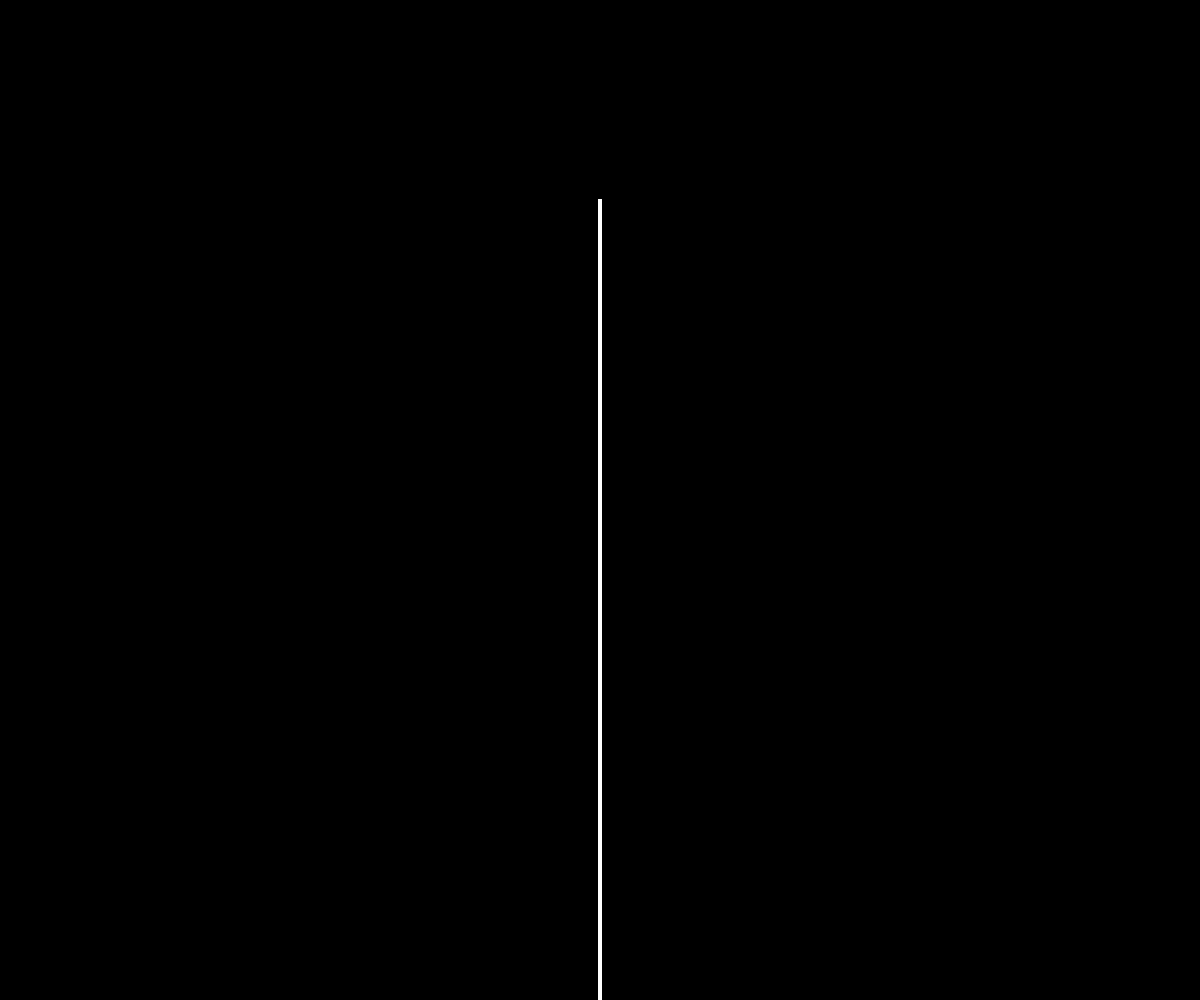
Frame 1 (no input)
Frame 60 (no input): identical to frame 1, image omitted
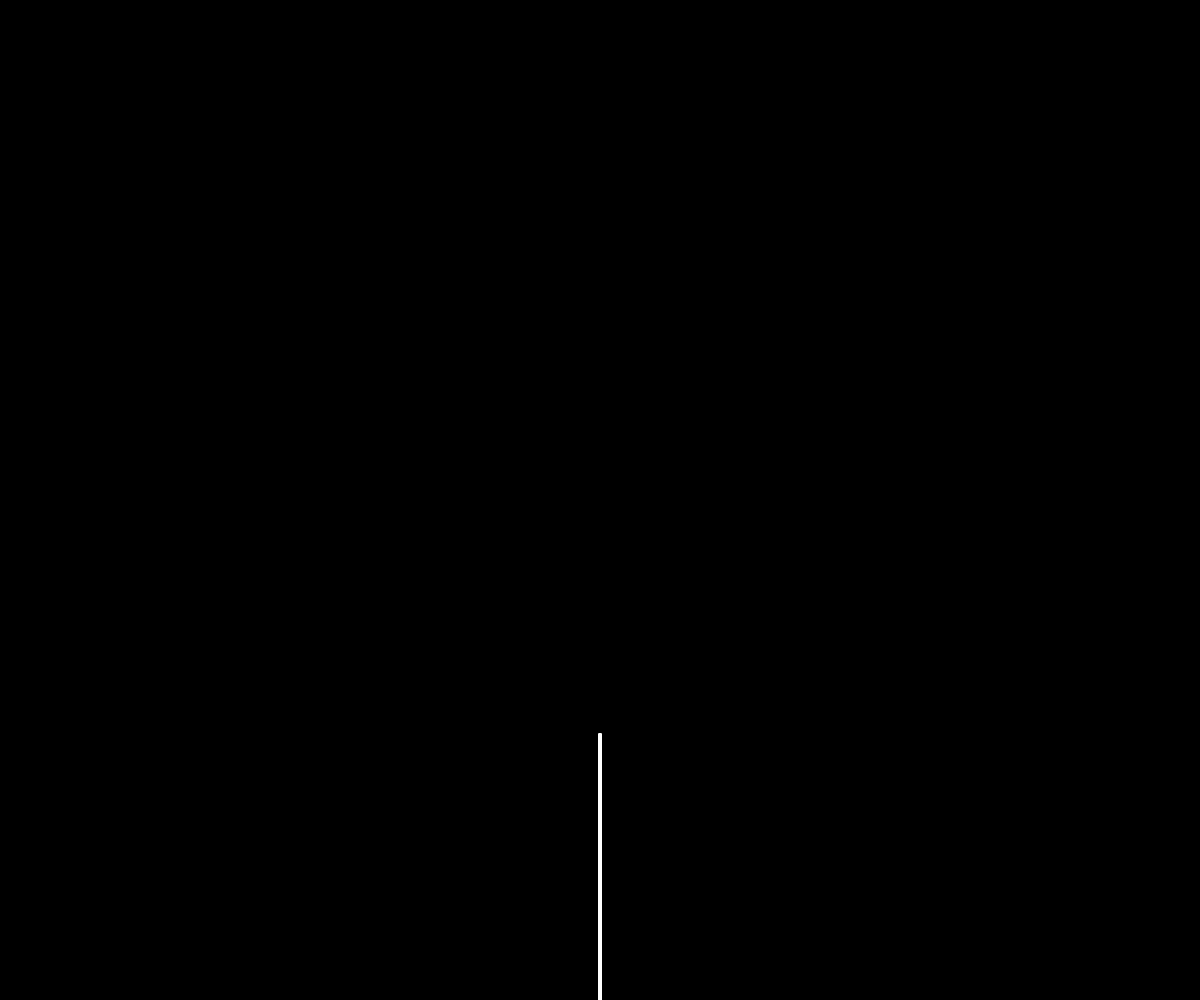
Frame 120 (the mouse pressed at the canvas centre since frame 60)

The p5.js sketch that drew these frames (run headless with seeded random() and noise() and a simulated clock; from frame 60 on, the mouse is pressed at the canvas centre):

// p5.js sketch
// ── sketch.js
function setup() {
    createCanvas(window.innerWidth, window.innerHeight);
}

function draw() {
    background(0);

    stroke(255);
    strokeWeight(4);

    translate(width / 2, height);

    branch(265);
}

function branch(len) {
    const angle = map(mouseX, 0, width, 0, TWO_PI);

    if (len < 2) return;
    line(0, 0, 0, -len);
    translate(0, -len);

    push();
    rotate(angle);
    branch(len * .67);
    pop();

    push();
    rotate(-angle);
    branch(len * .67);
    pop();
}
